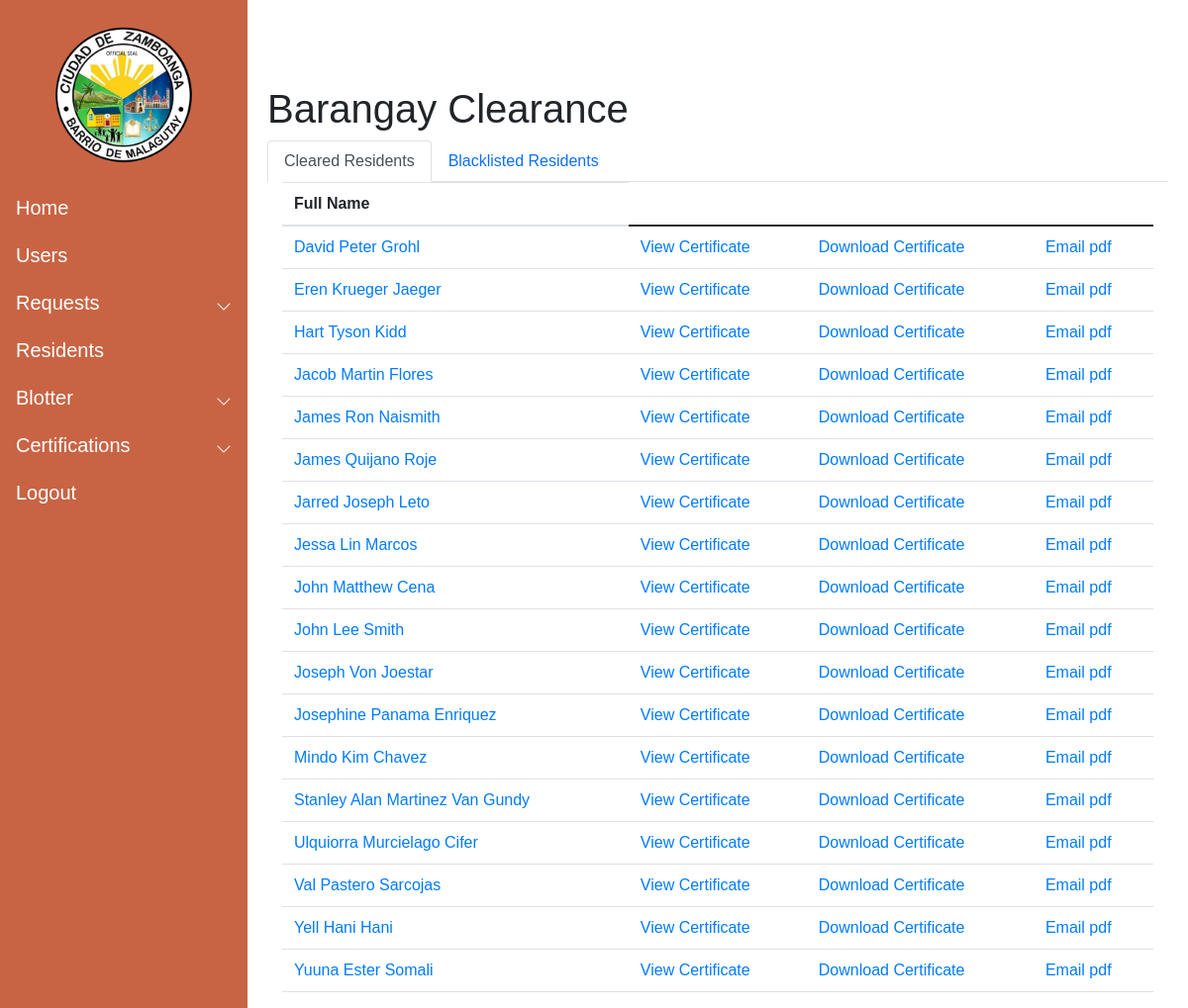
Before: /resident_list/ with the older database file.
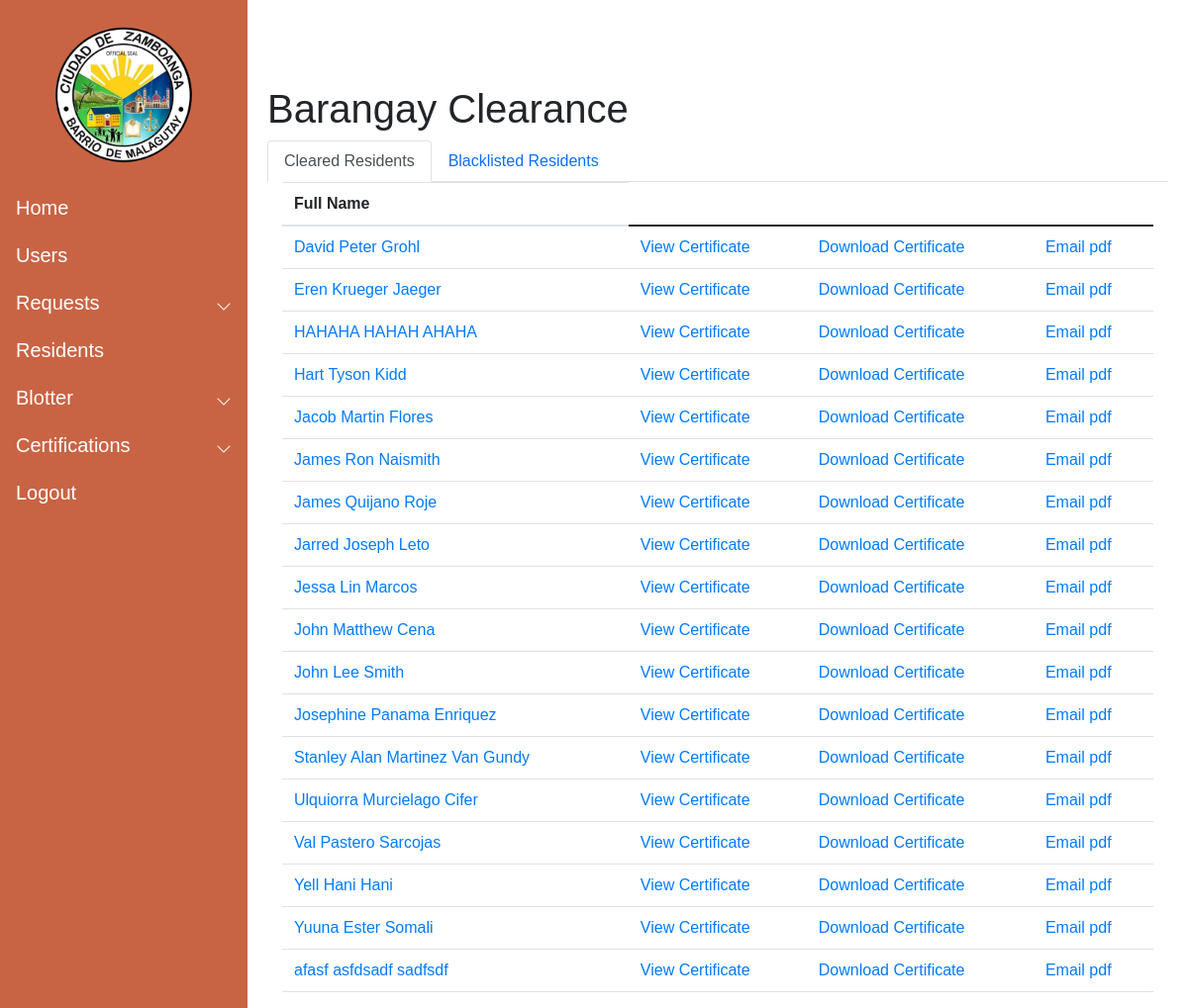
After: the same page with the newer database file.
### Resident/models.py (models this page shows, shortened)
class Resident (models.Model):
    pic = models.ImageField(null=True, blank = True, verbose_name="Profile Picture", upload_to= "images/", default='images/default_pp.jpg')
    First_name = models.CharField(max_length=50)
    Last_name = models.CharField(max_length=50)
    Middle_name = models.CharField(max_length=50)
    Birthdate = models.DateField(auto_now_add=False, auto_now=False)
    Gender_choices = (
        ('Male','Male'),
        ('Female','Female')
        )
    Gender = models.CharField(max_length=100, choices=Gender_choices, default = "Not Specified")
    Contact = models.CharField(max_length=11)
    Cstatus_choices = (
        ('Single','Single'),
        ('Married','Married'),
        ('Divorced','Divorced'),
        ('Separated','Separated'),
        ('Widowed','Widowed'),
        )
    Marital_status = models.CharField(max_length=100, choices = Cstatus_choices, default = "")
    Citizenship = models.CharField(max_length=100)
    Religion = models.CharField(max_length=100)
    Occupation = models.CharField(max_length=100, null=True, blank=True)
    Vac_choices = (
        ('Vaccinated','Vaccinated'),
        ('Non-Vaccinated','Non-Vaccinated')
    )
    Vaccination = models.CharField(max_length=100, choices = Vac_choices, verbose_name="Vaccination Status", default="")
    Address = models.TextField(max_length=250, verbose_name="Street Address")
    Blacklisted = models.BooleanField(default = False)
    created_date = models.DateTimeField(auto_now_add=True)
    modified_date = models.DateTimeField(auto_now=True)

### Certification/views.py (the view)
# urls.py: path('resident_list/',resident_list,name="resident_list"),
def resident_list(request):
    Resident_obj = Resident.objects.all()
    cresident = Resident.objects.filter(Blacklisted = False)
    bresident = Resident.objects.filter(Blacklisted = True)
    Resident_cleared = cresident.order_by('First_name')
    Resident_blacklisted = bresident.order_by('First_name')
    Blotter_number = []
    for res in Resident_blacklisted:
        resid = res.id
        blo = Blotreport.objects.filter(Offender = resid)
        bloo = blo.count()
        Blotter_number.append(bloo)
    context = {
        'Resident_cleared': Resident_cleared,
        'Resident_blacklisted': Resident_blacklisted,
        'Blotter_number' : Blotter_number
    }
    return render(request, "certification/barangay_clearance.html",context = context)

### templates/certification/barangay_clearance.html (shortened to what this page needs)
{% extends 'base.html' %}
{%  load static %}
{% block content %}
<div class="container-fluid">
<h1>Barangay Clearance</h1>
    <nav>
        <div class="nav nav-tabs" role="tablist">
            <button class = "nav-link active" data-bs-toggle="tab" data-bs-target="#residentlist"
            type="button" role="tab" aria-controls="nav-home" id = "clearedlist" aria-selected="true">Cleared Residents</button>
            <button class = "nav-link" data-bs-toggle="tab" data-bs-target="#blacklist" id="blacklisted"
            type="button" role="tab" aria-controls="nav-profile" aria-selected="true">Blacklisted Residents</button>
        </div>
    </nav>
    <div class="tab-content">
        <div class="tab-pane fade show active" id="residentlist" role="tabpanel" aria-labelledby="clearedlist">
            <div class="container-fluid">
                <table class="table">
                    <thead>
                        <tr>
                        <th>Full Name</th>
                        </tr>
                    </thead>
                    <tbody>
                        {% for res in Resident_cleared %}
                        <tr>
                            <td><a href="{% url 'resident_profile' res.id %}">{{ res.First_name }} {{ res.Middle_name}} {{res.Last_name}}</a></td>
                            <td><a href ="{% url 'view_certificate' res.pk %}">View Certificate</a></td>
                            <td><a href="{% url 'generate_certificate' res.pk %}">Download Certificate</a></td>
                            <td><a href = "{%  url 'email' res.pk %}">Email pdf</a></td>
                        </tr>
                         {% endfor %}
                    </tbody>
                </table>
            </div>
        </div>
        </div>
    </div>
{%  endblock content %}

Changed rows visible on the page:
removed Resident: First_name "Joseph", Middle_name "Von", Last_name "Joestar"
removed Resident: First_name "Mindo", Middle_name "Kim", Last_name "Chavez"
added Resident: First_name "HAHAHA", Middle_name "HAHAH", Last_name "AHAHA"
added Resident: First_name "afasf", Middle_name "asfdsadf", Last_name "sadfsdf"
